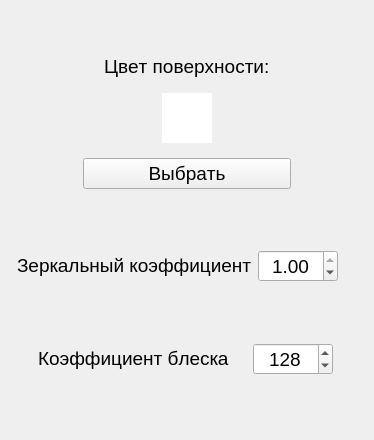
        <widget class="QWidget" name="spectralPage">
         <property name="geometry">
          <rect>
           <x>0</x>
           <y>0</y>
           <width>368</width>
           <height>440</height>
          </rect>
         </property>
         <property name="sizePolicy">
          <sizepolicy hsizetype="Expanding" vsizetype="Expanding">
           <horstretch>0</horstretch>
           <verstretch>0</verstretch>
          </sizepolicy>
         </property>
         <property name="autoFillBackground">
          <bool>true</bool>
         </property>
         <attribute name="label">
          <string>Спектральные характеристики</string>
         </attribute>
         <layout class="QVBoxLayout" name="verticalLayout_24">
          <property name="spacing">
           <number>6</number>
          </property>
          <property name="sizeConstraint">
           <enum>QLayout::SetDefaultConstraint</enum>
          </property>
          <property name="topMargin">
           <number>0</number>
          </property>
          <property name="bottomMargin">
           <number>9</number>
          </property>
          <item>
           <layout class="QVBoxLayout" name="verticalLayout_23">
            <property name="spacing">
             <number>15</number>
            </property>
            <item>
             <layout class="QHBoxLayout" name="horizontalLayout_22">
              <item>
               <spacer name="horizontalSpacer_10">
                <property name="orientation">
                 <enum>Qt::Horizontal</enum>
                </property>
                <property name="sizeType">
                 <enum>QSizePolicy::Fixed</enum>
                </property>
                <property name="sizeHint" stdset="0">
                 <size>
                  <width>80</width>
                  <height>20</height>
                 </size>
                </property>
               </spacer>
              </item>
              <item>
               <widget class="QLabel" name="label_19">
                <property name="sizePolicy">
                 <sizepolicy hsizetype="Fixed" vsizetype="Fixed">
                  <horstretch>0</horstretch>
                  <verstretch>0</verstretch>
                 </sizepolicy>
                </property>
                <property name="font">
                 <font>
                  <pointsize>14</pointsize>
                  <stylestrategy>PreferDefault</stylestrategy>
                  <kerning>false</kerning>
                 </font>
                </property>
                <property name="text">
                 <string>Цвет поверхности:</string>
                </property>
               </widget>
              </item>
              <item>
               <spacer name="horizontalSpacer_33">
                <property name="orientation">
                 <enum>Qt::Horizontal</enum>
                </property>
                <property name="sizeType">
                 <enum>QSizePolicy::Fixed</enum>
                </property>
                <property name="sizeHint" stdset="0">
                 <size>
                  <width>80</width>
                  <height>20</height>
                 </size>
                </property>
               </spacer>
              </item>
             </layout>
            </item>
            <item>
             <layout class="QHBoxLayout" name="horizontalLayout_21">
              <item>
               <spacer name="horizontalSpacer_25">
                <property name="orientation">
                 <enum>Qt::Horizontal</enum>
                </property>
                <property name="sizeType">
                 <enum>QSizePolicy::Fixed</enum>
                </property>
                <property name="sizeHint" stdset="0">
                 <size>
                  <width>120</width>
                  <height>20</height>
                 </size>
                </property>
               </spacer>
              </item>
              <item>
               <widget class="QFrame" name="changeModelFrame">
                <property name="sizePolicy">
                 <sizepolicy hsizetype="Minimum" vsizetype="Minimum">
                  <horstretch>0</horstretch>
                  <verstretch>0</verstretch>
                 </sizepolicy>
                </property>
                <property name="minimumSize">
                 <size>
                  <width>50</width>
                  <height>50</height>
                 </size>
                </property>
                <property name="maximumSize">
                 <size>
                  <width>50</width>
                  <height>50</height>
                 </size>
                </property>
                <property name="palette">
                 <palette>
                  <active>
                   <colorrole role="WindowText">
                    <brush brushstyle="SolidPattern">
                     <color alpha="255">
                      <red>255</red>
                      <green>255</green>
                      <blue>255</blue>
                     </color>
                    </brush>
                   </colorrole>
                   <colorrole role="Button">
                    <brush brushstyle="SolidPattern">
                     <color alpha="255">
                      <red>255</red>
                      <green>255</green>
                      <blue>255</blue>
                     </color>
                    </brush>
                   </colorrole>
                   <colorrole role="Midlight">
                    <brush brushstyle="SolidPattern">
                     <color alpha="255">
                      <red>255</red>
                      <green>255</green>
                      <blue>255</blue>
                     </color>
                    </brush>
                   </colorrole>
                   <colorrole role="Dark">
                    <brush brushstyle="SolidPattern">
                     <color alpha="255">
                      <red>127</red>
                      <green>127</green>
                      <blue>127</blue>
                     </color>
                    </brush>
                   </colorrole>
                   <colorrole role="Mid">
                    <brush brushstyle="SolidPattern">
                     <color alpha="255">
                      <red>170</red>
                      <green>170</green>
                      <blue>170</blue>
                     </color>
                    </brush>
                   </colorrole>
                   <colorrole role="Text">
                    <brush brushstyle="SolidPattern">
                     <color alpha="255">
                      <red>0</red>
                      <green>0</green>
                      <blue>0</blue>
                     </color>
                    </brush>
                   </colorrole>
                   <colorrole role="BrightText">
                    <brush brushstyle="SolidPattern">
                     <color alpha="255">
                      <red>255</red>
                      <green>255</green>
                      <blue>255</blue>
                     </color>
                    </brush>
                   </colorrole>
                   <colorrole role="ButtonText">
                    <brush brushstyle="SolidPattern">
                     <color alpha="255">
                      <red>0</red>
                      <green>0</green>
                      <blue>0</blue>
                     </color>
                    </brush>
                   </colorrole>
                   <colorrole role="Base">
                    <brush brushstyle="SolidPattern">
                     <color alpha="255">
                      <red>255</red>
                      <green>255</green>
                      <blue>255</blue>
                     </color>
                    </brush>
                   </colorrole>
                   <colorrole role="Window">
                    <brush brushstyle="SolidPattern">
                     <color alpha="255">
                      <red>255</red>
                      <green>255</green>
                      <blue>255</blue>
                     </color>
                    </brush>
                   </colorrole>
                   <colorrole role="Shadow">
                    <brush brushstyle="SolidPattern">
                     <color alpha="255">
                      <red>0</red>
                      <green>0</green>
                      <blue>0</blue>
                     </color>
                    </brush>
                   </colorrole>
                   <colorrole role="AlternateBase">
                    <brush brushstyle="SolidPattern">
                     <color alpha="255">
                      <red>255</red>
                      <green>255</green>
                      <blue>255</blue>
                     </color>
                    </brush>
                   </colorrole>
                   <colorrole role="ToolTipBase">
                    <brush brushstyle="SolidPattern">
                     <color alpha="255">
                      <red>255</red>
                      <green>255</green>
                      <blue>220</blue>
                     </color>
                    </brush>
                   </colorrole>
                   <colorrole role="ToolTipText">
                    <brush brushstyle="SolidPattern">
                     <color alpha="255">
                      <red>0</red>
                      <green>0</green>
                      <blue>0</blue>
                     </color>
                    </brush>
                   </colorrole>
                   <colorrole role="PlaceholderText">
                    <brush brushstyle="SolidPattern">
                     <color alpha="128">
                      <red>0</red>
                      <green>0</green>
                      <blue>0</blue>
                     </color>
                    </brush>
                   </colorrole>
                  </active>
                  <inactive>
                   <colorrole role="WindowText">
                    <brush brushstyle="SolidPattern">
                     <color alpha="255">
                      <red>255</red>
                      <green>255</green>
                      <blue>255</blue>
                     </color>
                    </brush>
                   </colorrole>
                   <colorrole role="Button">
                    <brush brushstyle="SolidPattern">
                     <color alpha="255">
                      <red>255</red>
                      <green>255</green>
                      <blue>255</blue>
                     </color>
                    </brush>
                   </colorrole>
                   <colorrole role="Midlight">
                    <brush brushstyle="SolidPattern">
                     <color alpha="255">
                      <red>255</red>
                      <green>255</green>
                      <blue>255</blue>
                     </color>
                    </brush>
                   </colorrole>
                   <colorrole role="Dark">
                    <brush brushstyle="SolidPattern">
                     <color alpha="255">
                      <red>127</red>
                      <green>127</green>
                      <blue>127</blue>
                     </color>
                    </brush>
                   </colorrole>
                   <colorrole role="Mid">
                    <brush brushstyle="SolidPattern">
                     <color alpha="255">
                      <red>170</red>
                      <green>170</green>
                      <blue>170</blue>
                     </color>
                    </brush>
                   </colorrole>
                   <colorrole role="Text">
                    <brush brushstyle="SolidPattern">
                     <color alpha="255">
                      <red>0</red>
                      <green>0</green>
                      <blue>0</blue>
                     </color>
                    </brush>
                   </colorrole>
                   <colorrole role="BrightText">
                    <brush brushstyle="SolidPattern">
                     <color alpha="255">
                      <red>255</red>
                      <green>255</green>
                      <blue>255</blue>
                     </color>
                    </brush>
                   </colorrole>
                   <colorrole role="ButtonText">
                    <brush brushstyle="SolidPattern">
                     <color alpha="255">
                      <red>0</red>
                      <green>0</green>
                      <blue>0</blue>
                     </color>
                    </brush>
                   </colorrole>
                   <colorrole role="Base">
                    <brush brushstyle="SolidPattern">
                     <color alpha="255">
                      <red>255</red>
                      <green>255</green>
                      <blue>255</blue>
                     </color>
                    </brush>
                   </colorrole>
                   <colorrole role="Window">
                    <brush brushstyle="SolidPattern">
                     <color alpha="255">
                      <red>255</red>
                      <green>255</green>
                      <blue>255</blue>
                     </color>
                    </brush>
                   </colorrole>
                   <colorrole role="Shadow">
                    <brush brushstyle="SolidPattern">
                     <color alpha="255">
                      <red>0</red>
                      <green>0</green>
                      <blue>0</blue>
                     </color>
                    </brush>
                   </colorrole>
                   <colorrole role="AlternateBase">
                    <brush brushstyle="SolidPattern">
                     <color alpha="255">
                      <red>255</red>
                      <green>255</green>
                      <blue>255</blue>
                     </color>
                    </brush>
                   </colorrole>
                   <colorrole role="ToolTipBase">
                    <brush brushstyle="SolidPattern">
                     <color alpha="255">
                      <red>255</red>
                      <green>255</green>
                      <blue>220</blue>
                     </color>
                    </brush>
                   </colorrole>
                   <colorrole role="ToolTipText">
                    <brush brushstyle="SolidPattern">
                     <color alpha="255">
                      <red>0</red>
                      <green>0</green>
                      <blue>0</blue>
                     </color>
                    </brush>
                   </colorrole>
                   <colorrole role="PlaceholderText">
                    <brush brushstyle="SolidPattern">
                     <color alpha="128">
                      <red>0</red>
                      <green>0</green>
                      <blue>0</blue>
                     </color>
                    </brush>
                   </colorrole>
                  </inactive>
                  <disabled>
                   <colorrole role="WindowText">
                    <brush brushstyle="SolidPattern">
                     <color alpha="255">
                      <red>127</red>
                      <green>127</green>
                      <blue>127</blue>
                     </color>
                    </brush>
                   </colorrole>
                   <colorrole role="Button">
                    <brush brushstyle="SolidPattern">
                     <color alpha="255">
                      <red>255</red>
                      <green>255</green>
                      <blue>255</blue>
                     </color>
                    </brush>
                   </colorrole>
                   <colorrole role="Midlight">
                    <brush brushstyle="SolidPattern">
                     <color alpha="255">
                      <red>255</red>
                      <green>255</green>
                      <blue>255</blue>
                     </color>
                    </brush>
                   </colorrole>
                   <colorrole role="Dark">
                    <brush brushstyle="SolidPattern">
                     <color alpha="255">
                      <red>127</red>
                      <green>127</green>
                      <blue>127</blue>
                     </color>
                    </brush>
                   </colorrole>
                   <colorrole role="Mid">
                    <brush brushstyle="SolidPattern">
                     <color alpha="255">
                      <red>170</red>
                      <green>170</green>
                      <blue>170</blue>
                     </color>
                    </brush>
                   </colorrole>
                   <colorrole role="Text">
                    <brush brushstyle="SolidPattern">
                     <color alpha="255">
                      <red>127</red>
                      <green>127</green>
                      <blue>127</blue>
                     </color>
                    </brush>
                   </colorrole>
                   <colorrole role="BrightText">
                    <brush brushstyle="SolidPattern">
                     <color alpha="255">
                      <red>255</red>
                      <green>255</green>
                      <blue>255</blue>
                     </color>
                    </brush>
                   </colorrole>
                   <colorrole role="ButtonText">
                    <brush brushstyle="SolidPattern">
                     <color alpha="255">
                      <red>127</red>
                      <green>127</green>
                      <blue>127</blue>
                     </color>
                    </brush>
                   </colorrole>
                   <colorrole role="Base">
                    <brush brushstyle="SolidPattern">
                     <color alpha="255">
                      <red>255</red>
                      <green>255</green>
                      <blue>255</blue>
                     </color>
                    </brush>
                   </colorrole>
                   <colorrole role="Window">
                    <brush brushstyle="SolidPattern">
                     <color alpha="255">
                      <red>255</red>
                      <green>255</green>
                      <blue>255</blue>
                     </color>
                    </brush>
                   </colorrole>
                   <colorrole role="Shadow">
                    <brush brushstyle="SolidPattern">
                     <color alpha="255">
                      <red>0</red>
                      <green>0</green>
                      <blue>0</blue>
                     </color>
                    </brush>
                   </colorrole>
                   <colorrole role="AlternateBase">
                    <brush brushstyle="SolidPattern">
                     <color alpha="255">
                      <red>255</red>
                      <green>255</green>
                      <blue>255</blue>
                     </color>
                    </brush>
                   </colorrole>
                   <colorrole role="ToolTipBase">
                    <brush brushstyle="SolidPattern">
                     <color alpha="255">
                      <red>255</red>
                      <green>255</green>
                      <blue>220</blue>
                     </color>
                    </brush>
                   </colorrole>
                   <colorrole role="ToolTipText">
                    <brush brushstyle="SolidPattern">
                     <color alpha="255">
                      <red>0</red>
                      <green>0</green>
                      <blue>0</blue>
                     </color>
                    </brush>
                   </colorrole>
                   <colorrole role="PlaceholderText">
                    <brush brushstyle="SolidPattern">
                     <color alpha="128">
                      <red>0</red>
                      <green>0</green>
                      <blue>0</blue>
                     </color>
                    </brush>
                   </colorrole>
                  </disabled>
                 </palette>
                </property>
                <property name="autoFillBackground">
                 <bool>true</bool>
                </property>
                <property name="frameShape">
                 <enum>QFrame::Box</enum>
                </property>
                <property name="frameShadow">
                 <enum>QFrame::Plain</enum>
                </property>
               </widget>
              </item>
              <item>
               <spacer name="horizontalSpacer_26">
                <property name="orientation">
                 <enum>Qt::Horizontal</enum>
                </property>
                <property name="sizeType">
                 <enum>QSizePolicy::Fixed</enum>
                </property>
                <property name="sizeHint" stdset="0">
                 <size>
                  <width>120</width>
                  <height>20</height>
                 </size>
                </property>
               </spacer>
              </item>
             </layout>
            </item>
            <item>
             <layout class="QHBoxLayout" name="horizontalLayout_23">
              <item>
               <spacer name="horizontalSpacer_31">
                <property name="orientation">
                 <enum>Qt::Horizontal</enum>
                </property>
                <property name="sizeType">
                 <enum>QSizePolicy::Fixed</enum>
                </property>
                <property name="sizeHint" stdset="0">
                 <size>
                  <width>72</width>
                  <height>20</height>
                 </size>
                </property>
               </spacer>
              </item>
              <item>
               <widget class="QPushButton" name="changeModelColorButton">
                <property name="font">
                 <font>
                  <pointsize>14</pointsize>
                  <stylestrategy>PreferDefault</stylestrategy>
                  <kerning>false</kerning>
                 </font>
                </property>
                <property name="text">
                 <string>Выбрать</string>
                </property>
               </widget>
              </item>
              <item>
               <spacer name="horizontalSpacer_38">
                <property name="orientation">
                 <enum>Qt::Horizontal</enum>
                </property>
                <property name="sizeType">
                 <enum>QSizePolicy::Fixed</enum>
                </property>
                <property name="sizeHint" stdset="0">
                 <size>
                  <width>72</width>
                  <height>20</height>
                 </size>
                </property>
               </spacer>
              </item>
             </layout>
            </item>
           </layout>
          </item>
          <item>
           <layout class="QHBoxLayout" name="horizontalLayout_44">
            <property name="spacing">
             <number>0</number>
            </property>
            <item>
             <spacer name="horizontalSpacer_98">
              <property name="orientation">
               <enum>Qt::Horizontal</enum>
              </property>
              <property name="sizeType">
               <enum>QSizePolicy::Fixed</enum>
              </property>
              <property name="sizeHint" stdset="0">
               <size>
                <width>6</width>
                <height>20</height>
               </size>
              </property>
             </spacer>
            </item>
            <item>
             <widget class="QLabel" name="label_47">
              <property name="sizePolicy">
               <sizepolicy hsizetype="Fixed" vsizetype="Fixed">
                <horstretch>0</horstretch>
                <verstretch>0</verstretch>
               </sizepolicy>
              </property>
              <property name="font">
               <font>
                <pointsize>14</pointsize>
                <stylestrategy>PreferDefault</stylestrategy>
                <kerning>false</kerning>
               </font>
              </property>
              <property name="text">
               <string>Зеркальный коэффициент</string>
              </property>
             </widget>
            </item>
            <item>
             <spacer name="horizontalSpacer_123">
              <property name="orientation">
               <enum>Qt::Horizontal</enum>
              </property>
              <property name="sizeType">
               <enum>QSizePolicy::Fixed</enum>
              </property>
              <property name="sizeHint" stdset="0">
               <size>
                <width>6</width>
                <height>20</height>
               </size>
              </property>
             </spacer>
            </item>
            <item>
             <widget class="QDoubleSpinBox" name="changeSpecularSpinBox">
              <property name="sizePolicy">
               <sizepolicy hsizetype="Fixed" vsizetype="Fixed">
                <horstretch>0</horstretch>
                <verstretch>0</verstretch>
               </sizepolicy>
              </property>
              <property name="minimumSize">
               <size>
                <width>80</width>
                <height>28</height>
               </size>
              </property>
              <property name="font">
               <font>
                <pointsize>14</pointsize>
                <stylestrategy>PreferDefault</stylestrategy>
                <kerning>false</kerning>
               </font>
              </property>
              <property name="alignment">
               <set>Qt::AlignCenter</set>
              </property>
              <property name="decimals">
               <number>2</number>
              </property>
              <property name="minimum">
               <double>0.000000000000000</double>
              </property>
              <property name="maximum">
               <double>1.000000000000000</double>
              </property>
              <property name="singleStep">
               <double>0.100000000000000</double>
              </property>
              <property name="value">
               <double>1.000000000000000</double>
              </property>
             </widget>
            </item>
            <item>
             <spacer name="horizontalSpacer_124">
              <property name="orientation">
               <enum>Qt::Horizontal</enum>
              </property>
              <property name="sizeType">
               <enum>QSizePolicy::Fixed</enum>
              </property>
              <property name="sizeHint" stdset="0">
               <size>
                <width>25</width>
                <height>20</height>
               </size>
              </property>
             </spacer>
            </item>
           </layout>
          </item>
          <item>
           <layout class="QHBoxLayout" name="horizontalLayout_53">
            <property name="spacing">
             <number>0</number>
            </property>
            <item>
             <spacer name="horizontalSpacer_125">
              <property name="orientation">
               <enum>Qt::Horizontal</enum>
              </property>
              <property name="sizeType">
               <enum>QSizePolicy::Fixed</enum>
              </property>
              <property name="sizeHint" stdset="0">
               <size>
                <width>24</width>
                <height>21</height>
               </size>
              </property>
             </spacer>
            </item>
            <item>
             <widget class="QLabel" name="label_48">
              <property name="sizePolicy">
               <sizepolicy hsizetype="Fixed" vsizetype="Fixed">
                <horstretch>0</horstretch>
                <verstretch>0</verstretch>
               </sizepolicy>
              </property>
              <property name="font">
               <font>
                <pointsize>14</pointsize>
                <stylestrategy>PreferDefault</stylestrategy>
                <kerning>false</kerning>
               </font>
              </property>
              <property name="text">
               <string>Коэффициент блеска</string>
              </property>
             </widget>
            </item>
            <item>
             <spacer name="horizontalSpacer_126">
              <property name="orientation">
               <enum>Qt::Horizontal</enum>
              </property>
              <property name="sizeType">
               <enum>QSizePolicy::Fixed</enum>
              </property>
              <property name="sizeHint" stdset="0">
               <size>
                <width>21</width>
                <height>10</height>
               </size>
              </property>
             </spacer>
            </item>
            <item>
             <widget class="QSpinBox" name="changeShineSpinBox">
              <property name="sizePolicy">
               <sizepolicy hsizetype="Fixed" vsizetype="Fixed">
                <horstretch>0</horstretch>
                <verstretch>0</verstretch>
               </sizepolicy>
              </property>
              <property name="minimumSize">
               <size>
                <width>80</width>
                <height>28</height>
               </size>
              </property>
              <property name="font">
               <font>
                <pointsize>14</pointsize>
                <stylestrategy>PreferDefault</stylestrategy>
                <kerning>false</kerning>
               </font>
              </property>
              <property name="alignment">
               <set>Qt::AlignCenter</set>
              </property>
              <property name="minimum">
               <number>1</number>
              </property>
              <property name="maximum">
               <number>1000</number>
              </property>
              <property name="singleStep">
               <number>10</number>
              </property>
              <property name="value">
               <number>128</number>
              </property>
             </widget>
            </item>
            <item>
             <spacer name="horizontalSpacer_127">
              <property name="orientation">
               <enum>Qt::Horizontal</enum>
              </property>
              <property name="sizeType">
               <enum>QSizePolicy::Fixed</enum>
              </property>
              <property name="sizeHint" stdset="0">
               <size>
                <width>25</width>
                <height>20</height>
               </size>
              </property>
             </spacer>
            </item>
           </layout>
          </item>
         </layout>
        </widget>
